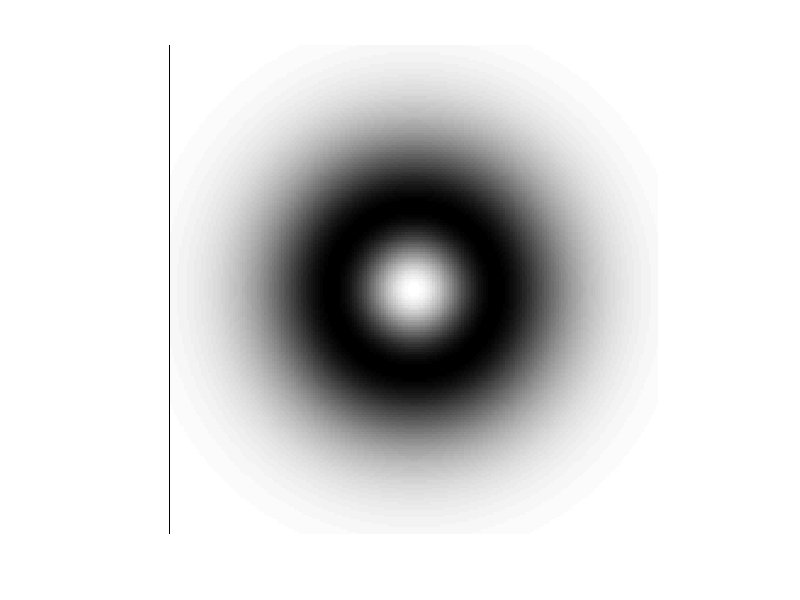

MATLAB code to generate this figure:
function mlCenterSurroundPic(Sz)

% Usage: mlCenterSurroundPic(Sz)
% 
% Sz = Size
% 
% Created by ML, 11.14.07

Plot = 1;
Save = 0;

if ~exist('Sz','var')
    Sz = 100;
end

% Define an impulse response function (i.e. a spatial kernel)
[x y] = meshgrid([-Sz:Sz],[-Sz:Sz]);
sigma = Sz /2 ; %50

Gauss1 = 1/pi/sigma^2*exp(-(x.^2+y.^2)/sigma^2);

Gauss2 = 1/pi/sigma^2*exp(-(x.^2+y.^2)/(.5*sigma)^2);

Hat = Gauss2-Gauss1;


if Plot;
    hh = figure;
    imshow(Hat,[]);
end

if Save
    SavePath = './'; %'/Users/Work/Documents/Neuro_Docs/Presentations/Vision-RetToLO/';
    saveas(hh,[SavePath 'MexicanHat.png'],'png');
    imwrite(Hat,'MexcanHatPic.png');
end